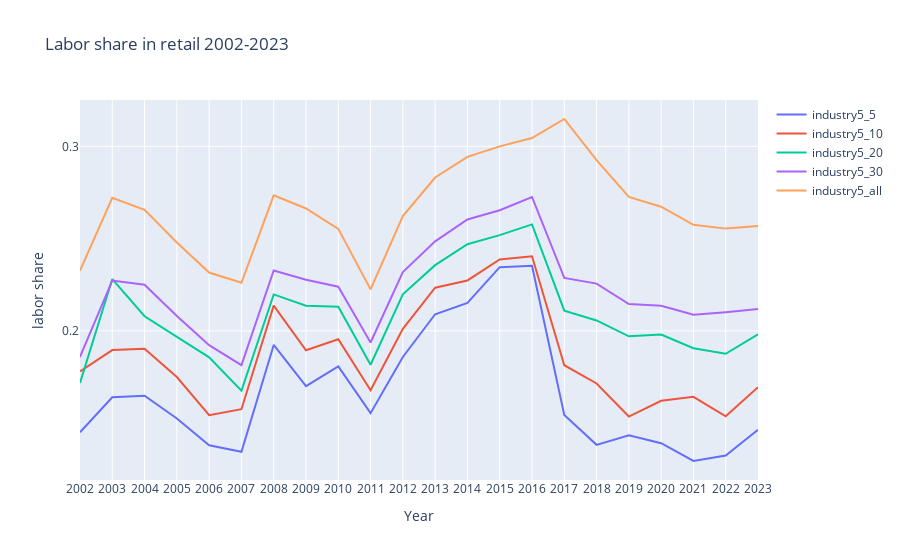

Notebook code cell kept with this figure:
### Code cell
## retail labor share by rank

fig = go.Figure()

for i in [5, 10, 20, 30, 'all']:

    fig.add_trace(go.Scatter(x = ls_df['year'], y = ls_df[f'industry5_{i}'],
                    mode='lines',
                    name=f'industry5_{i}'))
    
fig.update_layout(
    title = 'Labor share in retail 2002-2023', 
    xaxis_title = "Year",
    yaxis_title = "labor share",
    xaxis = dict(
        tickmode = 'linear',
        tick0 = 2002,
        dtick = 1
    ),

    yaxis = dict(
        tickmode = 'linear',
        tick0 = 0,
        dtick = 0.1
    )
)

fig.show()

### Figure 1 — Plotly figure (JSON) as saved in the notebook; plotly's stock layout.template omitted (floating-point values rounded to 4 significant figures)
{"data": [{"mode": "lines", "name": "industry5_5", "type": "scatter", "x": [2002, 2003, 2004, 2005, 2006, 2007, 2008, 2009, 2010, 2011, 2012, 2013, 2014, 2015, 2016, 2017, 2018, 2019, 2020, 2021, 2022, 2023], "y": [0.1451, 0.1641, 0.1649, 0.1525, 0.1381, 0.1345, 0.1924, 0.1701, 0.1808, 0.1554, 0.1859, 0.209, 0.2152, 0.2345, 0.2353, 0.1545, 0.1383, 0.1435, 0.1392, 0.1295, 0.1324, 0.1465]}, {"mode": "lines", "name": "industry5_10", "type": "scatter", "x": [2002, 2003, 2004, 2005, 2006, 2007, 2008, 2009, 2010, 2011, 2012, 2013, 2014, 2015, 2016, 2017, 2018, 2019, 2020, 2021, 2022, 2023], "y": [0.1781, 0.1896, 0.1904, 0.175, 0.1543, 0.1576, 0.2137, 0.1895, 0.1954, 0.1679, 0.2011, 0.2234, 0.2273, 0.2387, 0.2405, 0.1814, 0.1715, 0.1536, 0.1622, 0.1643, 0.1537, 0.1695]}, {"mode": "lines", "name": "industry5_20", "type": "scatter", "x": [2002, 2003, 2004, 2005, 2006, 2007, 2008, 2009, 2010, 2011, 2012, 2013, 2014, 2015, 2016, 2017, 2018, 2019, 2020, 2021, 2022, 2023], "y": [0.1719, 0.2281, 0.2079, 0.1967, 0.1857, 0.1676, 0.2198, 0.2136, 0.2131, 0.1817, 0.2198, 0.2356, 0.247, 0.2519, 0.2577, 0.211, 0.2056, 0.197, 0.198, 0.1907, 0.1876, 0.1981]}, {"mode": "lines", "name": "industry5_30", "type": "scatter", "x": [2002, 2003, 2004, 2005, 2006, 2007, 2008, 2009, 2010, 2011, 2012, 2013, 2014, 2015, 2016, 2017, 2018, 2019, 2020, 2021, 2022, 2023], "y": [0.1859, 0.2273, 0.225, 0.2081, 0.1923, 0.1815, 0.2327, 0.2277, 0.2239, 0.1937, 0.2319, 0.2485, 0.2604, 0.2654, 0.2725, 0.2287, 0.2256, 0.2146, 0.2136, 0.2087, 0.2101, 0.2119]}, {"mode": "lines", "name": "industry5_all", "type": "scatter", "x": [2002, 2003, 2004, 2005, 2006, 2007, 2008, 2009, 2010, 2011, 2012, 2013, 2014, 2015, 2016, 2017, 2018, 2019, 2020, 2021, 2022, 2023], "y": [0.2326, 0.2721, 0.2656, 0.2479, 0.2316, 0.2261, 0.2735, 0.2663, 0.2553, 0.2225, 0.2622, 0.2831, 0.2943, 0.3, 0.3045, 0.3148, 0.2925, 0.2726, 0.2673, 0.2575, 0.2554, 0.2569]}], "layout": {"title": {"text": "Labor share in retail 2002-2023"}, "xaxis": {"dtick": 1, "tick0": 2002, "tickmode": "linear", "title": {"text": "Year"}}, "yaxis": {"dtick": 0.1, "tick0": 0, "tickmode": "linear", "title": {"text": "labor share"}}}}
